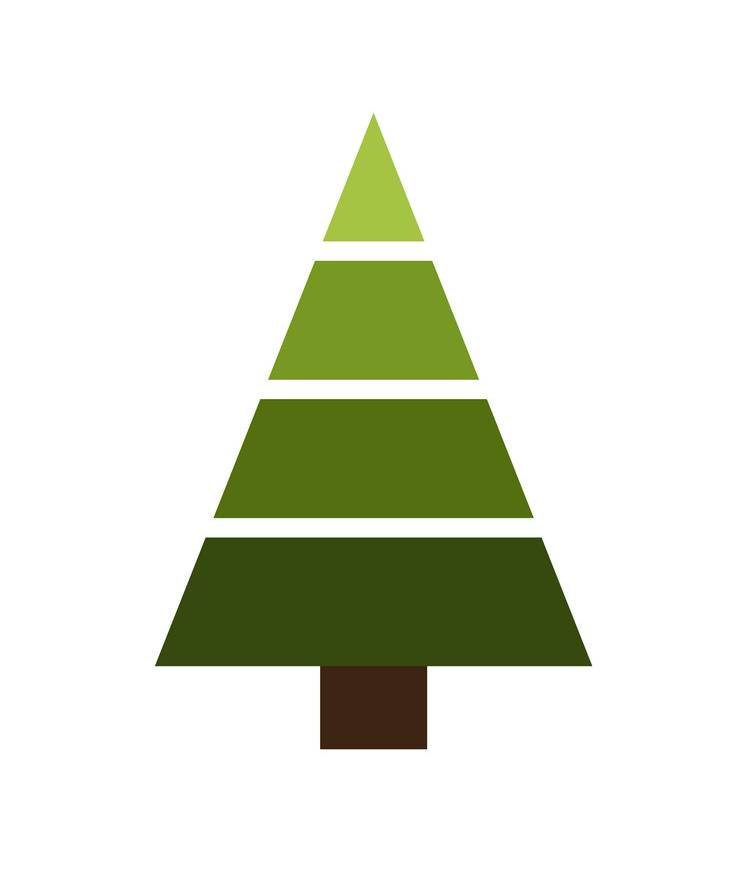
#> input picture images/tree.jpg, 747 x 883 px
$ jupyter execute '1. Basic Image edit.ipynb'
#> lines starting #> are read from the running program, lines starting #| are printed output that depends on the picture
[cell 1]
from matplotlib import pyplot as plt
import cv2
import numpy as np
from skimage import data

# Introduction to basic notions

## Libraries
There exists different libraries in python to process images:
- opencv
- PIL
- skimage
- scipy (deprecated for i/o)

Everything is compatible with `numpy` which is the basic library for calculus in python.

OpenCV is historically the first and is usually faster (it's based on C) but PIL is more popular and is integrated in many other libraries : scipy, tf.keras.prepocessing, pytorch.transforms.

> While most libraries deal with images as numpy arrays, PIL uses its own `Image` format which therefore should be converted to `np.ndarray` before doing most operations.

> **Important:** while most libraries reads/saves images as RGB, opencv reads and saves as BGR !! See examples in "Understanding color channels" section.

[cell 2]
from PIL import Image
from skimage.io import imread
import time

t = time.time()
imgcv2 = cv2.imread('images/tree.jpg')
#> imgcv2 is the input picture: shape (883, 747, 3); mean B, G, R 213.5, 227.6, 223.8
print("Time opencv read:", time.time() - t)

t = time.time()
imgpil = np.asarray(Image.open('images/tree.jpg'))
print("Time PIL read:", time.time() - t)

t = time.time()
imgsk = imread('images/tree.jpg')
print("Time skimage read:", time.time() - t)

## Dtype
An image **dtype** shows on how many bits the pixel values are encoded. It is critical to know the image dtype at all times because usually operations between images require them to have same dtype, or some operations cannot be done on specific dtypes. Usual dtypes:
- `np.uint8`
- `np.uint16` (rarely used)
- `np.float32`
- `np.float64`

> Example: color conversions in opencv do not work on float64 images, they must first be converted to float32 `img32 = img64.astype(np.float32)` or `img32 = np.float32(img64)`.

## Range
Historically, images were encoded on 8 bits = 2^8 = 256 which is why by default an image is on range 0-255 dtype uint8. But very often, to simplify calculus, we choose to convert them to range 0-1.
> NB: changing an image color space (for instance to HSV, YCrCb) can change the range of the color channels. Fortunately in <a href="https://docs.opencv.org/3.4/d8/d01/group__imgproc__color__conversions.html">opencv they normalize the channels</a> to stay in 0-255.

[cell 3]
simple = cv2.imread('images/simple.jpeg')
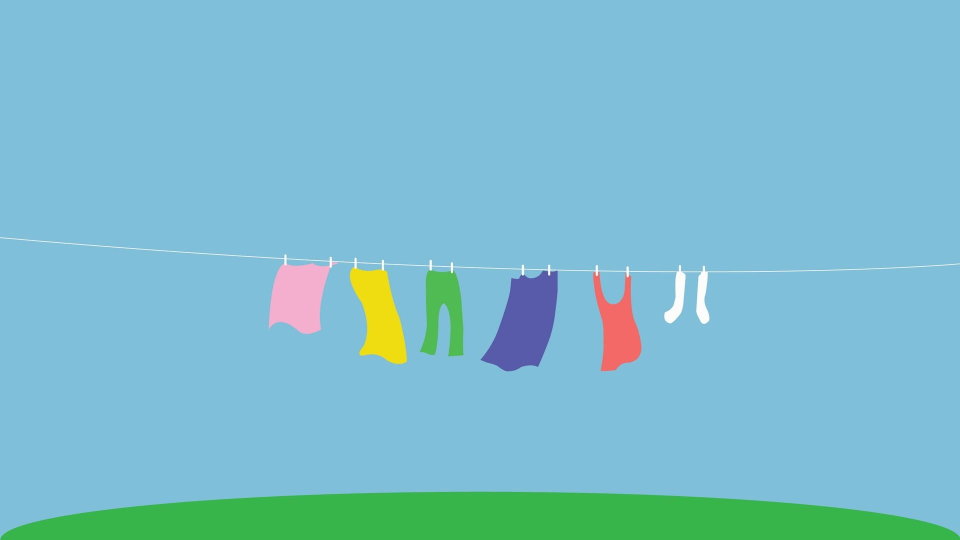
#> input picture images/simple.jpeg, 1920 x 1080 px (shown at 1/2 size)
#> simple is the input picture: shape (1080, 1920, 3); mean B, G, R 205, 189.2, 123.9
print(f"Image type: {simple.dtype}, image min: {np.amin(simple)}, image max: {np.amax(simple)}")
#| Image type: uint8, image min: 0, image max: 255

new = simple / 255.
print(f"Image type: {new.dtype}, image min: {np.amin(new)}, image max: {np.amax(new)}")
#| Image type: float64, image min: 0.0, image max: 1.0

# Understand color channels

## Simple image

[cell 4]
img = simple.copy()
plt.figure(figsize=(15, 4))
plt.subplot(121)
plt.imshow(cv2.cvtColor(img, cv2.COLOR_BGR2RGB)) # here convert to RGB because it's opencv !!
plt.title('Original image')
plt.axis('off')

# loop over the image channels
plt.subplot(122)
plt.title("Color Histogram")
plt.xlabel("Bins")
plt.ylabel("# of Pixels")
features = []
chans = cv2.split(img)
colors = ("b", "g", "r")
for (chan, color) in zip(chans, colors):
    # create a histogram for the current channel and
    # concatenate the resulting histograms for each
    # channel
    hist = cv2.calcHist([chan], [0], None, [256], [0, 256])
    features.extend(hist)

    # plot the histogram
    plt.plot(hist, color = color)
    plt.xlim([0, 256])
#> this loop made 3 passes
#> color on passes 1 to 3: 'b', 'g', 'r'
#> after the loop, features = 768 items, first 6: [7], [6], [1], [18], [9], [31]
plt.show()
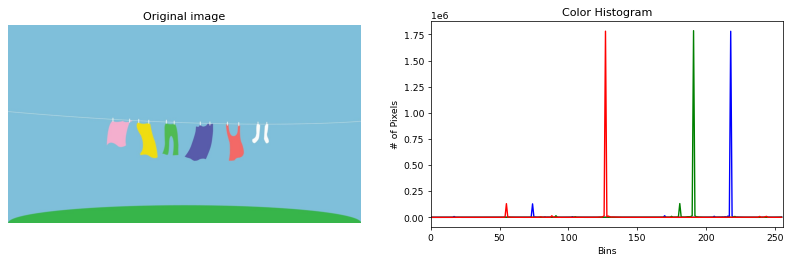
#> figure drawn by matplotlib, 2 panels; panel 2: curve peaks at x = 218, y = 1779570; panel 2: curve peaks at x = 191, y = 1785413; panel 2: curve peaks at x = 127, y = 1780342

plt.figure(figsize=(15, 5))
for (image,i) in zip(chans,range(3)):
    plt.subplot(1,3,i+1)
    plt.imshow(image, cmap='gray')
    plt.title('Color channel %s'%colors[i])
    plt.axis('off')
#> this loop made 3 passes
plt.show()

The results are logical : a light pixel shows a strong value in a channel, a dark pixel shows absence.
* The white pixels in the original image also appear white in each channel (since white is [255, 255, 255] in RGB)
* The sky is clear on the blue channel while it's dark in the other channels, which explains why it appears blue in the RGB image. Same idea for the red shirt in R channel.

## Complex image

[cell 5]
img = data.coffee()
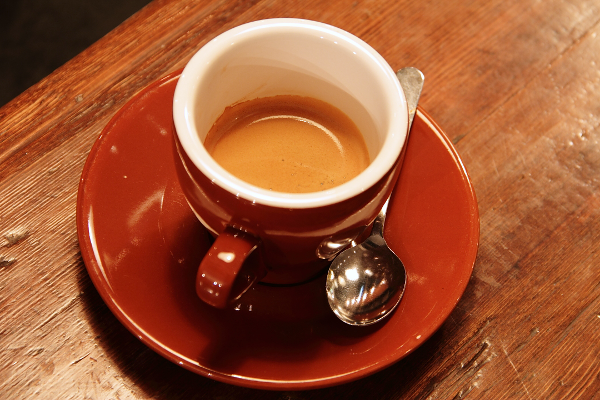
#> input picture skimage.data.coffee(), 600 x 400 px
#> img is the input picture: shape (400, 600, 3); mean R, G, B 158.6, 85.8, 51.5

plt.figure(figsize=(15, 5))
plt.subplot(121)
plt.imshow(img)
plt.title('Original image')
plt.axis('off')

plt.subplot(122)
plt.title("Color Histogram")
plt.xlabel("Bins")
plt.ylabel("# of Pixels")
features = []
chans = cv2.split(img)
colors = ("r", "g", "b")
# draw histogram
for (chan, color) in zip(chans, colors):
    # create a histogram for the current channel
    hist = cv2.calcHist([chan], [0], None, [256], [0, 256])
    features.extend(hist)

    # plot the histogram
    plt.plot(hist, color = color)
    plt.xlim([0, 256])
#> this loop made 3 passes
#> after the loop, features = 768 items, first 6: [1], [0], [0], [1], [1], [0]
plt.show()
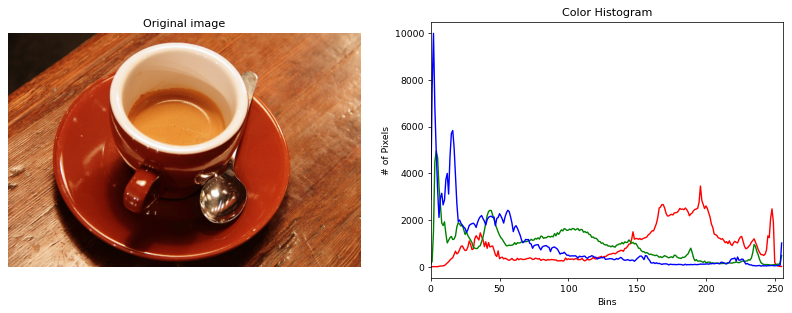
#> figure drawn by matplotlib, 2 panels; panel 2: curve peaks at x = 196, y = 3456; panel 2: curve peaks at x = 4, y = 4957; panel 2: curve peaks at x = 2, y = 9998

plt.figure(figsize=(15, 5))
for (image,i) in zip(chans,range(3)):
    plt.subplot(1,3,i+1)
    plt.imshow(image, cmap='gray')
    plt.title('Color channel %s'%colors[i])
    plt.axis('off')
plt.show()

[cell 6]
plt.figure(figsize=(15, 5))
img_channel = chans[1]
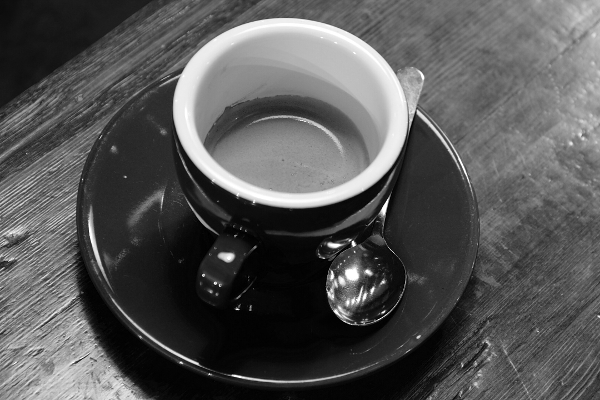
#> img_channel: shape (400, 600); min 0, max 255, mean 85.8
plt.subplot(121)
plt.title('Line 50 of green channel image')
plt.plot(np.array(img_channel[50,:]))

img_line = cv2.line(img_channel,(0,50),(img_channel.shape[1],50),255,5)
plt.subplot(122)
plt.imshow(img_line, cmap="gray")
plt.show()
#> figure, not shown here; panel 1: curve peaks at x = 365, y = 255

Let's analyse the graph of green color channel.
- at the beginning, we have very low values: it's the dark zone at the top left of the table.
- on left and right of the peak, we have values around 100 : these represent the pixels of the table. Their high variation show the variation of wood colors.
- the top 2 peaks are for the bright white of the coffee border
- the middle of the 2 peaks are for the shadow inside the cup.

# Merging images

[cell 7]
img1 = cv2.cvtColor(simple, cv2.COLOR_BGR2GRAY)
img2 = cv2.imread("images/tree.jpg", cv2.IMREAD_GRAYSCALE)
#> img2: shape (883, 747); min 14, max 255, mean 224.8

# images need to be of the same size
img2 = cv2.resize(img2, (img1.shape[1], img1.shape[0]))
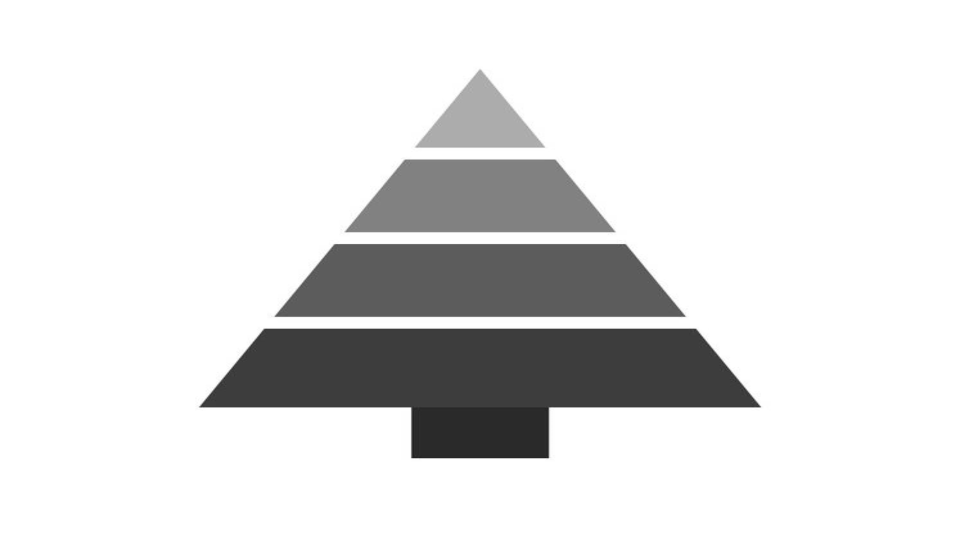
#> img2: shape (1080, 1920) (shown at 1/2 size); min 18, max 255, mean 224.8

plt.figure(figsize=(15, 5))
plt.subplot(121)
plt.imshow(img1, cmap='gray')
plt.axis('off')

plt.subplot(122)
plt.imshow(img2, cmap='gray')
plt.axis('off')
plt.show()

# histograms each image
plt.figure(figsize=(15, 3))
plt.subplot(121)
hist = cv2.calcHist([img1], [0], None, [256], [0, 256])
#> hist = 256 values, max 1817396 at index 175, min 0 at index 0, mean 8100
plt.plot(hist)
plt.subplot(122)
hist = cv2.calcHist([img2], [0], None, [256], [0, 256])
#> hist = 256 values, max 1646003 at index 255, min 0 at index 0, mean 8100
plt.plot(hist)
plt.show()
#> figure, not shown here; panel 1: curve peaks at x = 175, y = 1817396; panel 2: curve peaks at x = 255, y = 1646003

## Adding

[cell 8]
# Plain adding
img = img1 + img2
#> img: shape (1080, 1920)
mini = np.amin(img)
#> mini = 0
maxi = np.amax(img)
#> maxi = 255
print('min added image : %d, max new image : %d'%(mini,maxi))
#| min added image : 0, max new image : 255

plt.figure(figsize=(15, 5))
plt.subplot(121)
plt.imshow(img, cmap='gray')
plt.axis('off')
plt.title('Plain adding : washing off whites')

plt.subplot(122)
hist = cv2.calcHist([img], [0], None, [256], [0, 256])
#> hist = 256 values, max 1469891 at index 174, min 31 at index 118, mean 8100
plt.plot(hist)
plt.show()
#> figure, not shown here; panel 2: curve peaks at x = 174, y = 1469891


# Weighted adding
plt.clf()
plt.figure(figsize=(15, 5))
img = (0.7*img1 + 0.3*img2).astype(np.uint16)
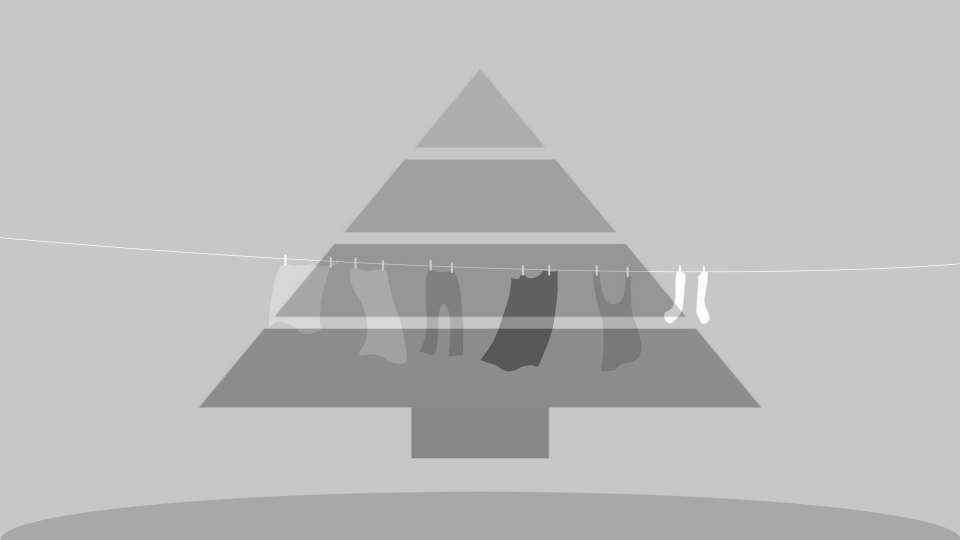
#> img: shape (1080, 1920) uint16 (shown at 1/2 size); min 78, max 255, mean 187.4
mini = np.amin(img)
#> mini = 78
maxi = np.amax(img)
print('min added image : %d, max new image : %d'%(mini,maxi))
#| min added image : 78, max new image : 255
plt.subplot(121)
plt.imshow(img, cmap='gray')
plt.axis('off')
plt.title('Adding halves : merging')

plt.subplot(122)
hist = cv2.calcHist([img], [0], None, [256], [0, 256])
#> hist = 256 values, max 1473933 at index 199, min 0 at index 0, mean 8100
plt.plot(hist)
plt.show()
#> figure, not shown here; panel 2: curve peaks at x = 199, y = 1473933

## Substracting

[cell 9]
print('Substraction clothes - tree')
img = (img1 - img2)
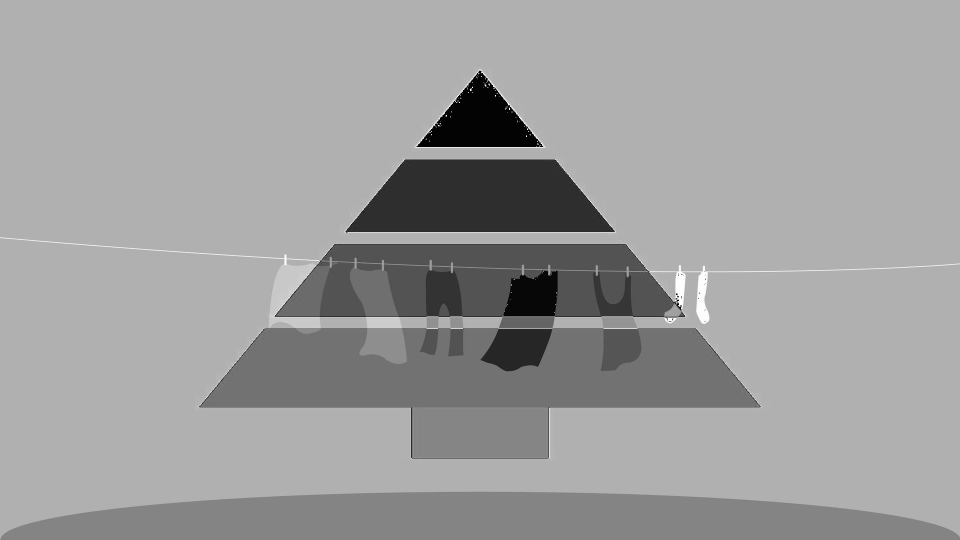
#> img: shape (1080, 1920) (shown at 1/2 size); min 0, max 255, mean 157.3

mini = np.amin(img)
#> mini = 0
maxi = np.amax(img)
print('min added image : %d, max new image : %d'%(mini,maxi))
#| min added image : 0, max new image : 255

img = img.astype(np.uint8)
mini = np.amin(img)
maxi = np.amax(img)
print('Normalized : min added image : %d, max new image : %d'%(mini,maxi))
#| Normalized : min added image : 0, max new image : 255

plt.figure(figsize=(15, 5))
plt.subplot(121)
plt.imshow(img, cmap='gray')
plt.axis('off')
plt.title('Substraction clothes-tree')

plt.subplot(122)
hist = cv2.calcHist([img], [0], None, [256], [0, 256])
#> hist = 256 values, max 1469974 at index 176, min 26 at index 17, mean 8100
plt.plot(hist)
plt.show()
#> figure, not shown here; panel 2: curve peaks at x = 176, y = 1469974

print('Substraction tree-clothes')

img = (img2 - img1)
mini = np.amin(img)
maxi = np.amax(img)
print('min added image : %d, max new image : %d'%(mini,maxi))
#| min added image : 0, max new image : 255

img = img.astype(np.uint8)
mini = np.amin(img)
maxi = np.amax(img)
print('Normalized : min added image : %d, max new image : %d'%(mini,maxi))
#| Normalized : min added image : 0, max new image : 255


plt.figure(figsize=(15, 5))
plt.subplot(121)
plt.imshow(img, cmap='gray')
plt.axis('off')
plt.title('Substraction tree-clothes')

plt.subplot(122)
hist = cv2.calcHist([img], [0], None, [256], [0, 256])
#> hist = 256 values, max 1469974 at index 80, min 26 at index 239, mean 8100
plt.plot(hist)
plt.show()
#> figure, not shown here; panel 2: curve peaks at x = 80, y = 1469974

plt.figure(figsize=(15, 5))
plt.subplot(121)
img = cv2.absdiff(img1, img2)
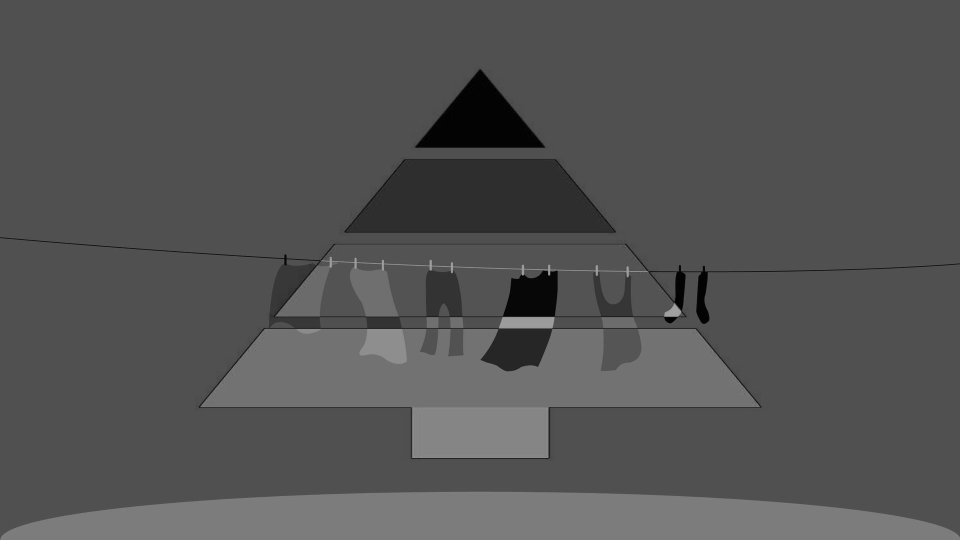
#> img: shape (1080, 1920) (shown at 1/2 size); min 0, max 181, mean 83.7
plt.imshow(img, cmap='gray')
plt.axis('off')
plt.title('Absolute difference')

plt.subplot(122)
hist = cv2.calcHist([img], [0], None, [256], [0, 256])
#> hist = 256 values, max 1470974 at index 80, min 0 at index 173, mean 8100
plt.plot(hist)
plt.show()
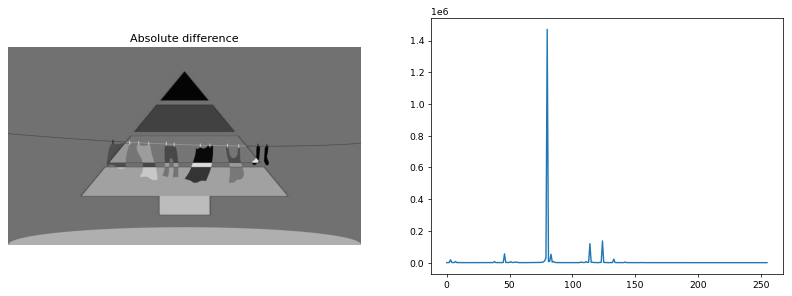
#> figure drawn by matplotlib, 2 panels; panel 2: curve peaks at x = 80, y = 1470974
